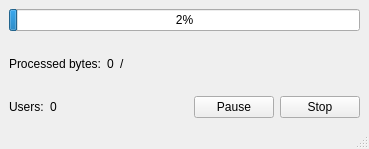
<?xml version="1.0" encoding="UTF-8"?>
<ui version="4.0">
 <class>MainWindow</class>
 <widget class="QMainWindow" name="MainWindow">
  <property name="windowModality">
   <enum>Qt::ApplicationModal</enum>
  </property>
  <property name="geometry">
   <rect>
    <x>0</x>
    <y>0</y>
    <width>369</width>
    <height>149</height>
   </rect>
  </property>
  <property name="minimumSize">
   <size>
    <width>369</width>
    <height>149</height>
   </size>
  </property>
  <property name="maximumSize">
   <size>
    <width>16777215</width>
    <height>149</height>
   </size>
  </property>
  <property name="acceptDrops">
   <bool>false</bool>
  </property>
  <property name="windowTitle">
   <string>Alfa leak converter to SQLITE</string>
  </property>
  <widget class="QWidget" name="centralwidget">
   <layout class="QVBoxLayout" name="verticalLayout_2">
    <item>
     <layout class="QVBoxLayout" name="verticalLayout">
      <item>
       <widget class="QProgressBar" name="pbMain">
        <property name="maximum">
         <number>1000</number>
        </property>
        <property name="value">
         <number>24</number>
        </property>
       </widget>
      </item>
      <item>
       <layout class="QHBoxLayout" name="horizontalLayout_2">
        <item>
         <widget class="QLabel" name="label_2">
          <property name="text">
           <string>Processed bytes:</string>
          </property>
         </widget>
        </item>
        <item>
         <widget class="QLabel" name="lblProcessedBytes">
          <property name="text">
           <string>0</string>
          </property>
          <property name="textFormat">
           <enum>Qt::PlainText</enum>
          </property>
         </widget>
        </item>
        <item>
         <widget class="QLabel" name="lblTotalBytes">
          <property name="text">
           <string>/</string>
          </property>
         </widget>
        </item>
        <item>
         <spacer name="horizontalSpacer_2">
          <property name="orientation">
           <enum>Qt::Horizontal</enum>
          </property>
          <property name="sizeHint" stdset="0">
           <size>
            <width>40</width>
            <height>20</height>
           </size>
          </property>
         </spacer>
        </item>
       </layout>
      </item>
      <item>
       <layout class="QHBoxLayout" name="horizontalLayout">
        <item>
         <widget class="QLabel" name="label">
          <property name="text">
           <string>Users:</string>
          </property>
         </widget>
        </item>
        <item>
         <widget class="QLabel" name="lblUsers">
          <property name="text">
           <string>0</string>
          </property>
         </widget>
        </item>
        <item>
         <spacer name="horizontalSpacer">
          <property name="orientation">
           <enum>Qt::Horizontal</enum>
          </property>
          <property name="sizeHint" stdset="0">
           <size>
            <width>40</width>
            <height>20</height>
           </size>
          </property>
         </spacer>
        </item>
        <item>
         <widget class="QPushButton" name="btnPause">
          <property name="text">
           <string>Pause</string>
          </property>
         </widget>
        </item>
        <item>
         <widget class="QPushButton" name="btnStop">
          <property name="text">
           <string>Stop</string>
          </property>
         </widget>
        </item>
       </layout>
      </item>
     </layout>
    </item>
   </layout>
  </widget>
  <widget class="QMenuBar" name="menubar">
   <property name="geometry">
    <rect>
     <x>0</x>
     <y>0</y>
     <width>369</width>
     <height>22</height>
    </rect>
   </property>
  </widget>
  <widget class="QStatusBar" name="statusbar"/>
 </widget>
 <resources/>
 <connections/>
</ui>
